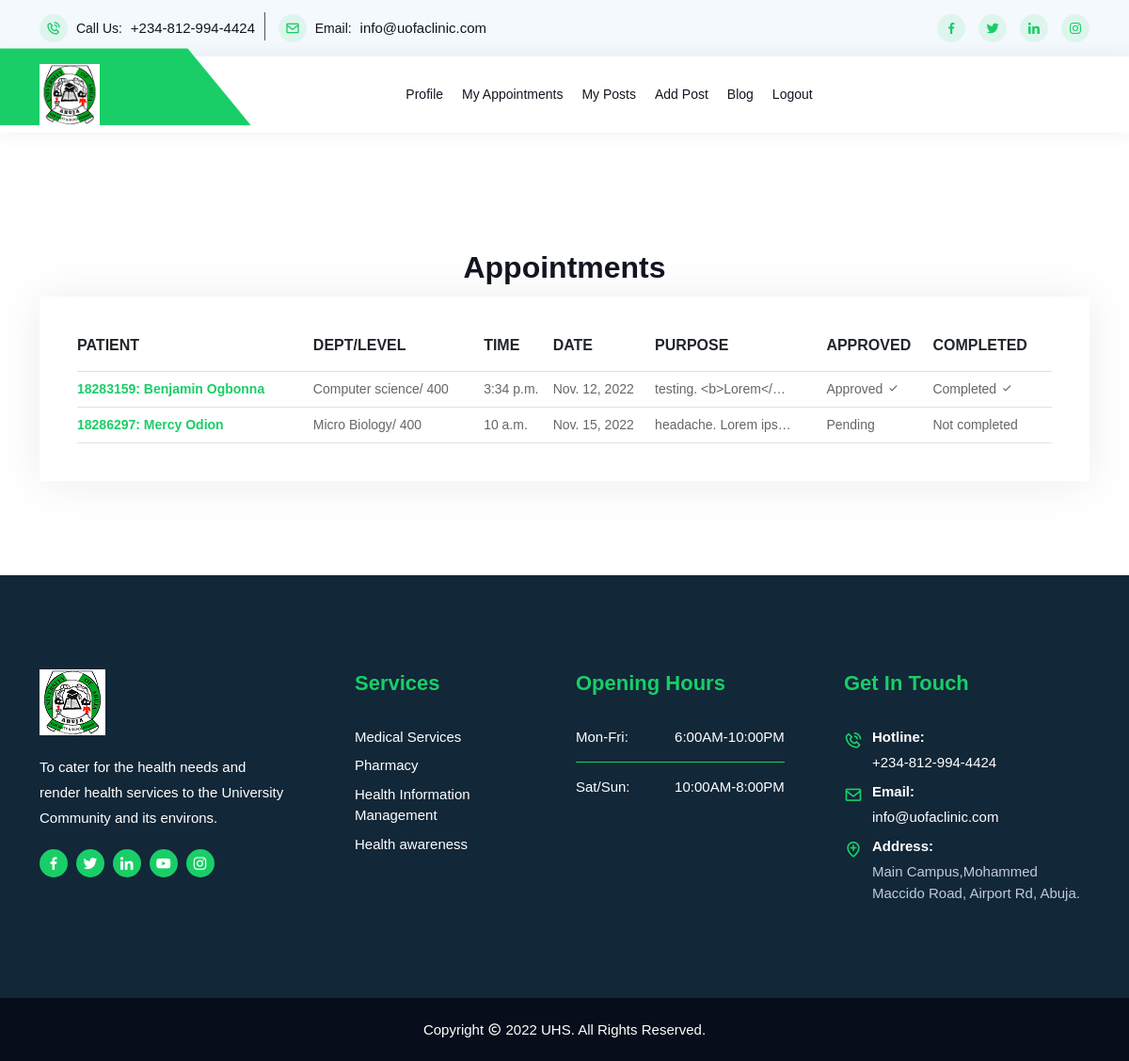
Before: /doctor/appointments (signed in) with the older database file.
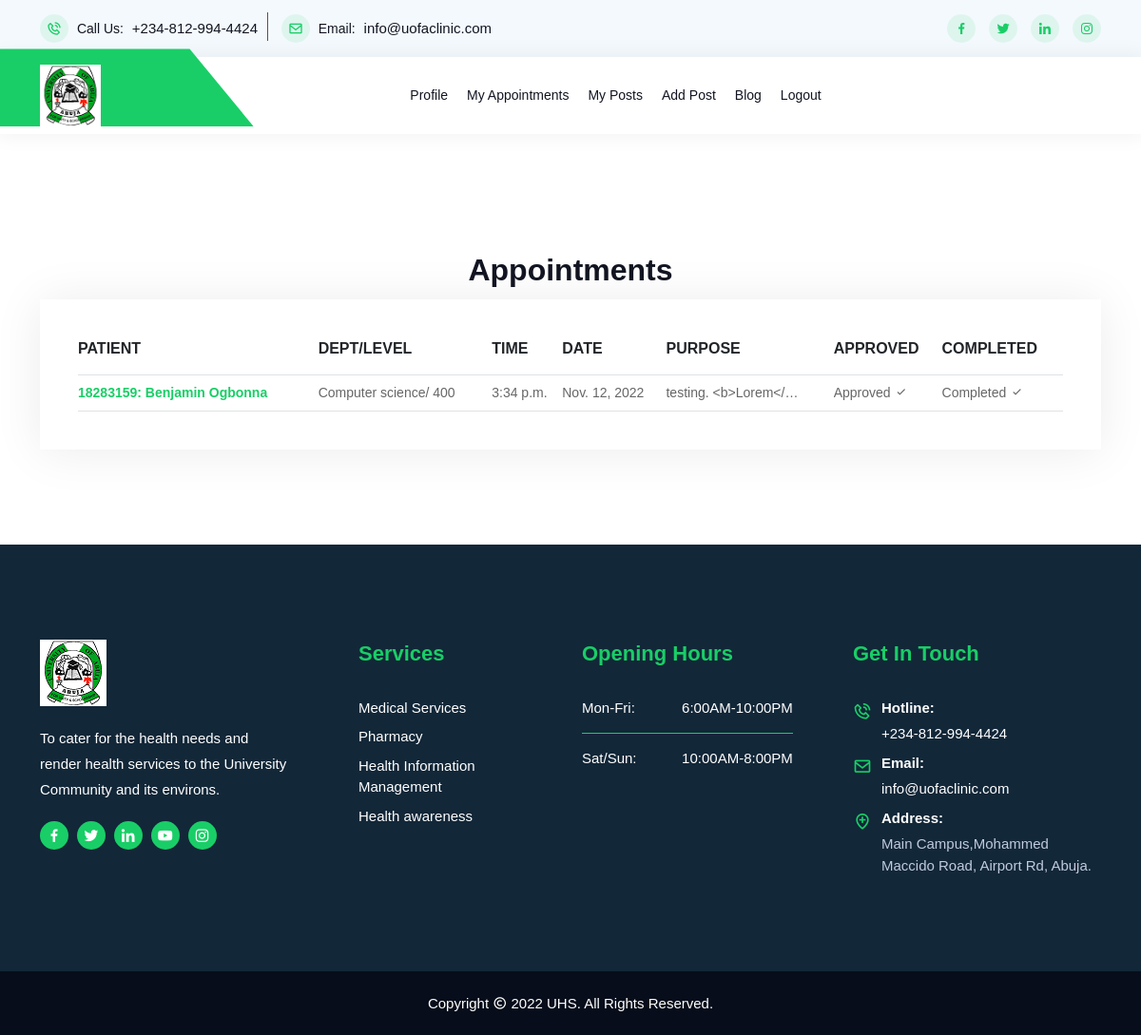
After: the same page with the newer database file.
### patient/models.py (models this page shows, shortened)
class Appointment(models.Model):
    doctor = models.ForeignKey(Doctor, related_name='appointments', on_delete=models.CASCADE)
    patient = models.ForeignKey(Patient, related_name='appointments', on_delete=models.CASCADE)
    time = models.TimeField(blank=False)
    date = models.DateField(blank=False)
    purpose = models.TextField(blank=False)
    approved = models.BooleanField(max_length=15, default=False)
    completed = models.BooleanField(max_length=15, default=False)

class Patient(models.Model):
    GENDER = (
        ('female', 'Female'),
        ('male', 'Male'),
    )
    BLOOD_GROUP = (
        ('A+', 'A+'),
        ('A-', 'A-'),
        ('B+', 'B+'),
        ('B-', 'B-'),
        ('AB+', 'AB+'),
        ('AB-', 'AB-'),
        ('O+', 'O+'),
        ('O-', 'O-'),
    )
    username = models.OneToOneField(User, on_delete=models.CASCADE)
    card_number = models.CharField(max_length=12, unique=True)
    phone = models.CharField(max_length=20, blank=True, default='')
    gender = models.CharField(choices=GENDER, max_length=30, blank=True, default='')
    age = models.PositiveIntegerField(default=0, blank=True)
    department = models.CharField(max_length=255, blank=True, default='')
    level = models.CharField(max_length=20, blank=True, default='')
    blood_group = models.CharField(choices=BLOOD_GROUP, max_length=20, blank=True, default='')
    genotype = models.CharField(max_length=20, blank=True, default='')
    address = models.CharField(max_length=200, blank=True, default='')

### doctor/views.py (the view)
# urls.py: path('doctor/appointments', views.doctor_appointments, name='appointments'),
@cache_control(no_cache=True, must_revalidate=True, no_store=True)
@login_required
def doctor_appointments(request):
    user = request.user.doctor
    appointment_list = user.appointments.all().order_by('date')
    context = {
        'appointment_list': appointment_list,
    }
    return render(request, 'doctor/appointments.html', context)

### templates/doctor/appointments.html (shortened to what this page needs)
{% extends 'base.html' %}
{% load bootstrap4 %}
{% load static %}
{% block content %}<br/>
<section class="cart-area ptb-100">
    <div class="container">
        <div class="row">
            <center>
                <h2>Appointments</h2>
            </center>
            <div class="col-lg-12 col-md-12">
                <div class="cart-wraps">
                    {% if appointment_list.count > 0 %}
                        <div class="cart-table table-responsive">
                            <table class="table table-bordered">
                                <thead>
                                    <tr>
                                        <th scope="col">Patient</th>
                                         <th scope="col">Dept/Level</th>
                                        <th scope="col">Time</th>
                                        <th scope="col">Date</th>
                                        <th scope="col">Purpose</th>
                                        <th scope="col">Approved</th>
                                        <th scope="col">Completed</th>
                                    </tr>
                                </thead>
                                <tbody>
                                {% for appointment in appointment_list %}
                                    <tr>
                                        <td class="product-thumbnail">
                                            <a href="{% url 'doctor:edit_appointment' appointment.id %}">
                                                <b>
                                                    {{ appointment.patient.username.username }}:
                                                    {{ appointment.patient.username.first_name }}
                                                    {{ appointment.patient.username.last_name }}
                                                </b>
                                            </a>
                                        </td>
                                        <td class="product-name">
                                            {{ appointment.patient.department }}/
                                            {{ appointment.patient.level }}
                                        </td>
                                        <td class="product-name">
                                            {{ appointment.time }}
                                        </td>
                                        <td class="product-price">
                                            <span class="unit-amount">
                                               {{ appointment.date }}
                                            </span>
                                        </td>
                                        <td class="product-quantity">
                                            {{ appointment.purpose|truncatechars:20 }}
                                        </td>
                                        <td class="product-subtotal">
                                            {% if appointment.approved == True %}
                                                Approved <i class="bx bx-check"></i>
                                            {% else %}
                                                Pending
                                            {% endif %}
                                        </td>
                                        <td class="product-subtotal">
                                            {% if appointment.completed == True %}
                                                Completed <i class="bx bx-check"></i>
                                            {% else %}
                                                Not completed
                                            {% endif %}
                                        </td>
                                    </tr>
                                {% endfor %}
                                </tbody>
                            </table>
                        </div>
                    {% else %}
                        <center>
                            <h3>You don't have any appointment</h3>
                        </center>
                    {% endif %}
                </div>
            </div>
        </div>
    </div>
</section>
{% endblock %}

### templates/base.html (shortened to what this page needs)
<!DOCTYPE html>
{% load static %}
<html lang="en">
    <head>
		<link rel="stylesheet" href="{% static 'css/bootstrap.min.css' %}">
		<link rel="stylesheet" href="{% static 'css/owl.theme.default.min.css' %}">
		<link rel="stylesheet" href="{% static 'css/owl.carousel.min.css' %}">
		<link rel="stylesheet" href="{% static 'css/magnific-popup.min.css' %}">
		<link rel="stylesheet" href="{% static 'css/animate.min.css' %}">
		<link rel="stylesheet" href="{% static 'css/boxicons.min.css' %}">
		<link rel="stylesheet" href="{% static 'css/flaticon.css' %}">
		<link rel="stylesheet" href="{% static 'css/meanmenu.min.css' %}">
		<link rel="stylesheet" href="{% static 'css/nice-select.min.css' %}">
		<link rel="stylesheet" href="{% static 'css/odometer.min.css' %}">
		<link rel="stylesheet" href="{% static 'css/style.css' %}">
		<link rel="stylesheet" href="{% static 'css/responsive.css' %}">
    </head>
    <body>
		<header class="header-area">
			<div class="top-header-area">
				<div class="container">
					<div class="row align-items-center">
						<div class="col-lg-6">
							<ul class="heading-left-part">
								<li>
									<i class="bx bx-phone-call"></i>
									<span>Call Us:</span>
									<a href="tel:+234-812-994-4424">+234-812-994-4424</a>
								</li>
								<li>
									<i class="bx bx-envelope"></i>
									<span>Email:</span>
									<a href="mailto:info@uofaclinic.com">info@uofaclinic.com</a>
								</li>
							</ul>
						</div>
						<div class="col-lg-6">
							<ul class="heading-right-part">
								<li>
									<a href="#">
										<i class="bx bxl-facebook"></i>
									</a>
								</li>
								<li>
									<a href="#">
										<i class="bx bxl-twitter"></i>
									</a>
								</li>
								<li>
									<a href="#">
										<i class="bx bxl-linkedin"></i>
									</a>
								</li>
								<li>
									<a href="#">
										<i class="bx bxl-instagram"></i>
									</a>
								</li>
							</ul>
						</div>
					</div>
				</div>
			</div>
			<div class="nav-area">
				<div class="navbar-area">
					<div class="main-nav">
						<nav class="navbar navbar-expand-md">
							<div class="container">
								{% if request.user.is_authenticated %}
									{% if request.user.doctor %}
										<a class="navbar-brand" href="{% url 'doctor:profile' %}">
											<img src="{% static 'images/logo.jpg' %}" alt="Logo">
										</a>
									{% else %}
										<a class="navbar-brand" href="{% url 'patient:profile' %}">
											<img src="{% static 'images/logo.jpg' %}" alt="Logo">
										</a>
									{% endif %}
								{% else %}
									<a class="navbar-brand" href="{% url 'main:index' %}">
										<img src="{% static 'images/logo.jpg' %}" alt="Logo">
									</a>
								{% endif %}
								<div class="collapse navbar-collapse mean-menu">
									<ul class="navbar-nav m-auto">
										{% if request.user.is_authenticated %}
											{% if request.user.doctor %}
												<li class="nav-item">
													<a href="{% url 'doctor:profile' %}" class="nav-link">Profile</a>
												</li>
												<li class="nav-item">
													<a href="{% url 'doctor:appointments' %}" class="nav-link">
														My appointments
													</a>
												</li>
												<li class="nav-item">
													<a href="{% url 'blog:author_post_list' %}" class="nav-link">
														My posts
													</a>
												</li>
												<li class="nav-item">
													<a href="{% url 'blog:add_post' %}" class="nav-link">
														Add post
													</a>
												</li>
											{% endif %}
											<li class="nav-item">
												<a href="{% url 'blog:post_list' %}" class="nav-link">Blog</a>
											</li>
											<li class="nav-item">
												<a href="{% url 'main:logout' %}" class="nav-link">Logout</a>
											</li>
										{% endif %}
									</ul>
								</div>
							</div>
						</nav>
					</div>
				</div>
			</div>
		</header>
        {% block content %}
        {% endblock %}
		<footer class="footer-top-area pt-100 pb-70">
			<div class="container">
				<div class="row">
					<div class="col-lg-3 col-md-6">
						<div class="single-widget">
							<a href="">
								<img src="{% static 'images/logo.jpg' %}" alt="Image">
							</a>
							<p>
								To cater for the health needs and render health services to the University Community and its environs.
							</p>
							<div class="social-area">
								<ul>
									<li>
										<a href="#"><i class="bx bxl-facebook"></i></a>
									</li>
									<li>
										<a href="#"><i class="bx bxl-twitter"></i></a>
									</li>
									<li>
										<a href="#"><i class="bx bxl-linkedin"></i></a>
									</li>
									<li>
										<a href="#"><i class="bx bxl-youtube"></i></a>
									</li>
									<li>
										<a href="#"><i class="bx bxl-instagram"></i></a>
									</li>
								</ul>
							</div>
						</div>
					</div>
					<div class="col-lg-3 col-md-6">
						<div class="single-widget">
							<h3>Services</h3>
							<ul>
								<li>
									<a href="">
										Medical Services
									</a>
								</li>
								<li>
									<a href="">
										Pharmacy
									</a>
								</li>
								<li>
									<a href="">
										Health Information Management
									</a>
								</li>
								<li>
									<a href="">
										Health awareness
									</a>
								</li>
							</ul>
						</div>
					</div>
					<div class="col-lg-3 col-md-6">
						<div class="single-widget open-time">
							<h3>Opening Hours</h3>
							<ul>
								<li>
									<span>Mon-Fri:</span>
									<span class="right">6:00AM-10:00PM</span>
								</li>
								<li>
									<span>Sat/Sun:</span>
									<span class="right">10:00AM-8:00PM</span>
								</li>
							</ul>
						</div>
					</div>
					<div class="col-lg-3 col-md-6">
						<div class="single-widget contact">
							<h3>Get In Touch</h3>
							<ul>
								<li>
									<i class="bx bx-phone-call"></i>
										<span>Hotline:</span>
                                    <a href="tel:+234-812-994-4424">
										+234-812-994-4424
									</a>
								</li>
								<li>
									<i class="bx bx-envelope"></i>
									<span>Email:</span>
									<a href="mailto:info@uofaclinic.com">
										info@uofaclinic.com
									</a>
								</li>
								<li>
									<i class="bx bx-location-plus"></i>
									<span>Address:</span>
									Main Campus,Mohammed Maccido Road, Airport Rd, Abuja.
								</li>
							</ul>
						</div>
					</div>
				</div>
			</div>
		</footer>
		<footer class="footer-bottom-area">
			<div class="container">
				<div class="copy-right">
					<p>Copyright <i class="bx bx-copyright"></i> 2022 UHS. All rights reserved.</p>
				</div>
			</div>
		</footer>
    </body>
</html>

Changed rows visible on the page:
no longer on this page (row edited): Appointment: patient.username.username "18286297", patient.username.first_name "Mercy", patient.username.last_name "Odion", patient.department "Micro Biology", patient.level "400", time "10 a.m.", date "Nov. 15, 2022", purpose "headache. Lorem ips…", approved "Pending", completed "Not completed"
